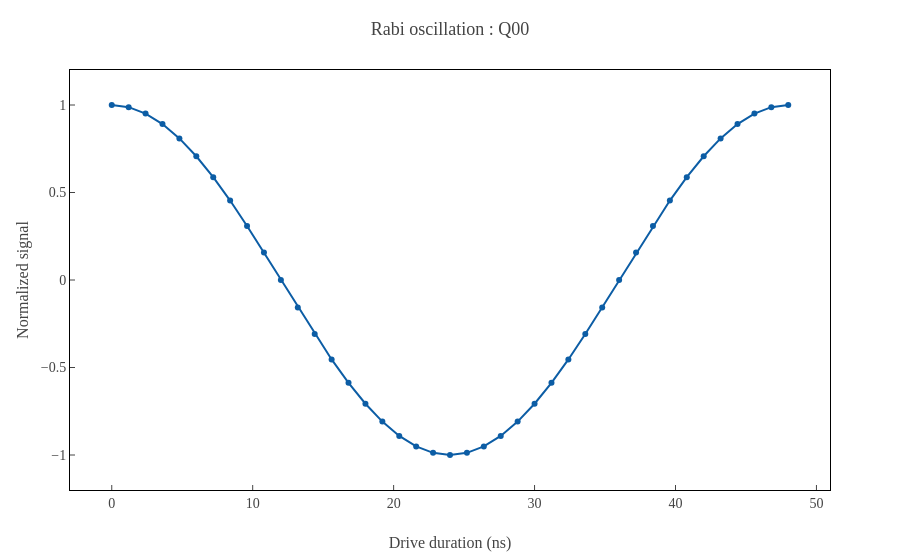
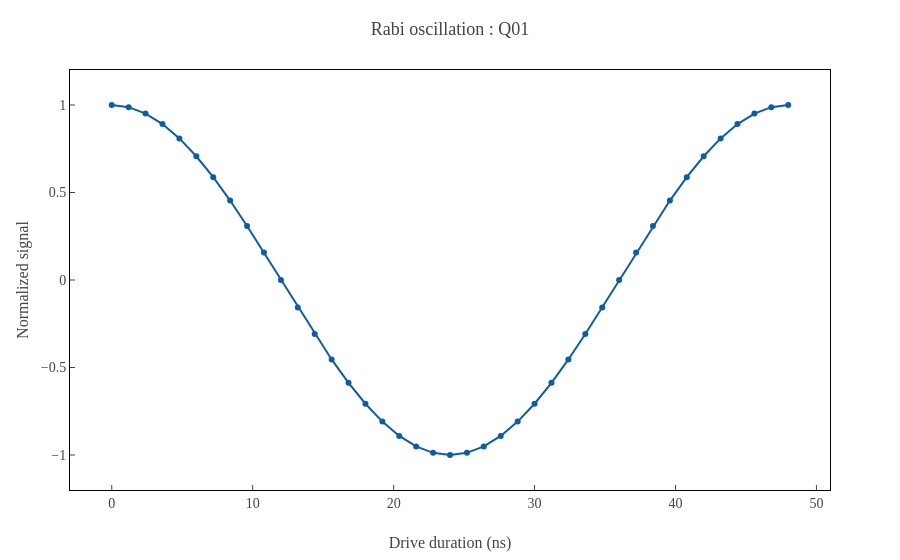
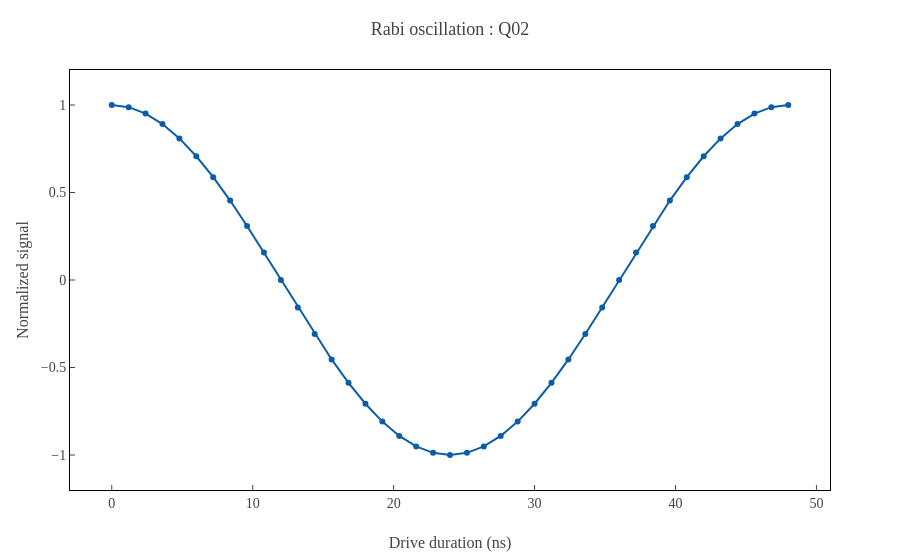
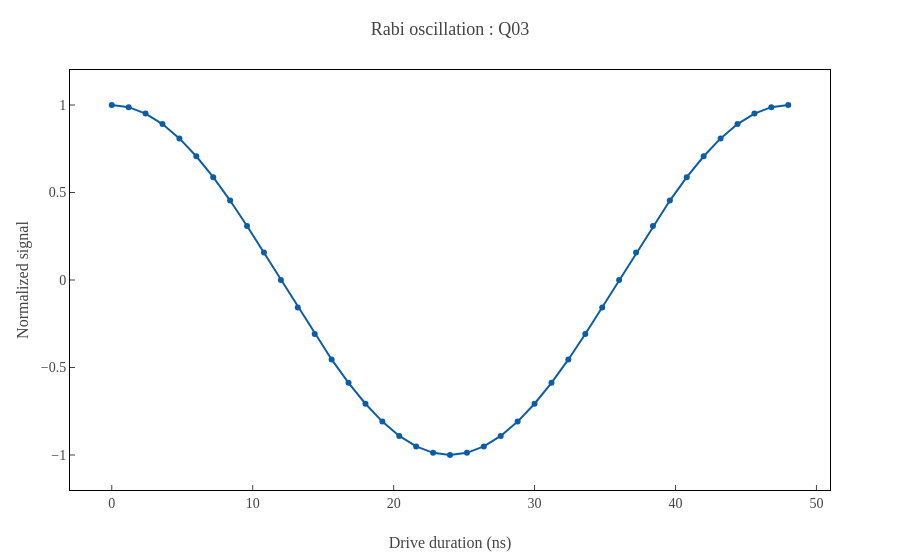

Notebook code cell kept with these figures, in order:
### Markdown cell above
## 4. Measure a baseline Rabi oscillation

The baseline Rabi result gives you a reference before you calibrate the pi pulses.

### Code cell
rabi_result = exp.obtain_rabi_params()

### Figure 1 — Plotly figure (JSON) as saved in the notebook; plotly's stock layout.template omitted (floating-point values rounded to 4 significant figures)
{"data": [{"mode": "markers+lines", "type": "scatter", "x": [0, 1.2, 2.4, 3.6, 4.8, 6, 7.2, 8.4, 9.6, 10.8, 12, 13.2, 14.4, 15.6, 16.8, 18, 19.2, 20.4, 21.6, 22.8, 24, 25.2, 26.4, 27.6, 28.8, 30, 31.2, 32.4, 33.6, 34.8, 36, 37.2, 38.4, 39.6, 40.8, 42, 43.2, 44.4, 45.6, 46.8, 48], "y": [1, 0.9877, 0.9511, 0.891, 0.809, 0.7071, 0.5878, 0.454, 0.309, 0.1564, 6.123e-17, -0.1564, -0.309, -0.454, -0.5878, -0.7071, -0.809, -0.891, -0.9511, -0.9877, -1, -0.9877, -0.9511, -0.891, -0.809, -0.7071, -0.5878, -0.454, -0.309, -0.1564, -1.837e-16, 0.1564, 0.309, 0.454, 0.5878, 0.7071, 0.809, 0.891, 0.9511, 0.9877, 1]}], "layout": {"title": {"text": "Rabi oscillation : Q00"}, "xaxis": {"title": {"text": "Drive duration (ns)"}}, "yaxis": {"range": [-1.2, 1.2], "title": {"text": "Normalized signal"}}}}

### Figure 2 — Plotly figure (JSON) as saved in the notebook; plotly's stock layout.template omitted (floating-point values rounded to 4 significant figures)
{"data": [{"mode": "markers+lines", "type": "scatter", "x": [0, 1.2, 2.4, 3.6, 4.8, 6, 7.2, 8.4, 9.6, 10.8, 12, 13.2, 14.4, 15.6, 16.8, 18, 19.2, 20.4, 21.6, 22.8, 24, 25.2, 26.4, 27.6, 28.8, 30, 31.2, 32.4, 33.6, 34.8, 36, 37.2, 38.4, 39.6, 40.8, 42, 43.2, 44.4, 45.6, 46.8, 48], "y": [1, 0.9877, 0.9511, 0.891, 0.809, 0.7071, 0.5878, 0.454, 0.309, 0.1564, 6.123e-17, -0.1564, -0.309, -0.454, -0.5878, -0.7071, -0.809, -0.891, -0.9511, -0.9877, -1, -0.9877, -0.9511, -0.891, -0.809, -0.7071, -0.5878, -0.454, -0.309, -0.1564, -1.837e-16, 0.1564, 0.309, 0.454, 0.5878, 0.7071, 0.809, 0.891, 0.9511, 0.9877, 1]}], "layout": {"title": {"text": "Rabi oscillation : Q01"}, "xaxis": {"title": {"text": "Drive duration (ns)"}}, "yaxis": {"range": [-1.2, 1.2], "title": {"text": "Normalized signal"}}}}

### Figure 3 — Plotly figure (JSON) as saved in the notebook; plotly's stock layout.template omitted (floating-point values rounded to 4 significant figures)
{"data": [{"mode": "markers+lines", "type": "scatter", "x": [0, 1.2, 2.4, 3.6, 4.8, 6, 7.2, 8.4, 9.6, 10.8, 12, 13.2, 14.4, 15.6, 16.8, 18, 19.2, 20.4, 21.6, 22.8, 24, 25.2, 26.4, 27.6, 28.8, 30, 31.2, 32.4, 33.6, 34.8, 36, 37.2, 38.4, 39.6, 40.8, 42, 43.2, 44.4, 45.6, 46.8, 48], "y": [1, 0.9877, 0.9511, 0.891, 0.809, 0.7071, 0.5878, 0.454, 0.309, 0.1564, 6.123e-17, -0.1564, -0.309, -0.454, -0.5878, -0.7071, -0.809, -0.891, -0.9511, -0.9877, -1, -0.9877, -0.9511, -0.891, -0.809, -0.7071, -0.5878, -0.454, -0.309, -0.1564, -1.837e-16, 0.1564, 0.309, 0.454, 0.5878, 0.7071, 0.809, 0.891, 0.9511, 0.9877, 1]}], "layout": {"title": {"text": "Rabi oscillation : Q02"}, "xaxis": {"title": {"text": "Drive duration (ns)"}}, "yaxis": {"range": [-1.2, 1.2], "title": {"text": "Normalized signal"}}}}

### Figure 4 — Plotly figure (JSON) as saved in the notebook; plotly's stock layout.template omitted (floating-point values rounded to 4 significant figures)
{"data": [{"mode": "markers+lines", "type": "scatter", "x": [0, 1.2, 2.4, 3.6, 4.8, 6, 7.2, 8.4, 9.6, 10.8, 12, 13.2, 14.4, 15.6, 16.8, 18, 19.2, 20.4, 21.6, 22.8, 24, 25.2, 26.4, 27.6, 28.8, 30, 31.2, 32.4, 33.6, 34.8, 36, 37.2, 38.4, 39.6, 40.8, 42, 43.2, 44.4, 45.6, 46.8, 48], "y": [1, 0.9877, 0.9511, 0.891, 0.809, 0.7071, 0.5878, 0.454, 0.309, 0.1564, 6.123e-17, -0.1564, -0.309, -0.454, -0.5878, -0.7071, -0.809, -0.891, -0.9511, -0.9877, -1, -0.9877, -0.9511, -0.891, -0.809, -0.7071, -0.5878, -0.454, -0.309, -0.1564, -1.837e-16, 0.1564, 0.309, 0.454, 0.5878, 0.7071, 0.809, 0.891, 0.9511, 0.9877, 1]}], "layout": {"title": {"text": "Rabi oscillation : Q03"}, "xaxis": {"title": {"text": "Drive duration (ns)"}}, "yaxis": {"range": [-1.2, 1.2], "title": {"text": "Normalized signal"}}}}
